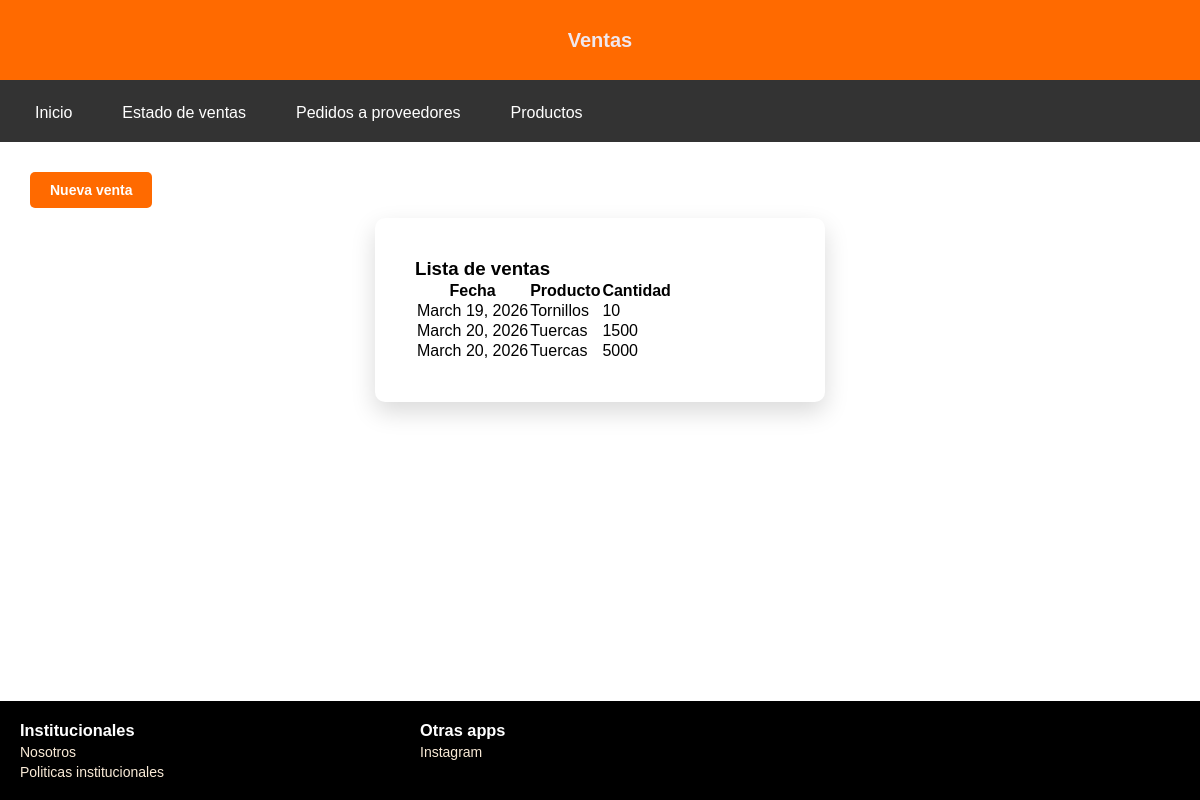
Before: /proyecto/accounts/ventas_gral/ with the older database file.
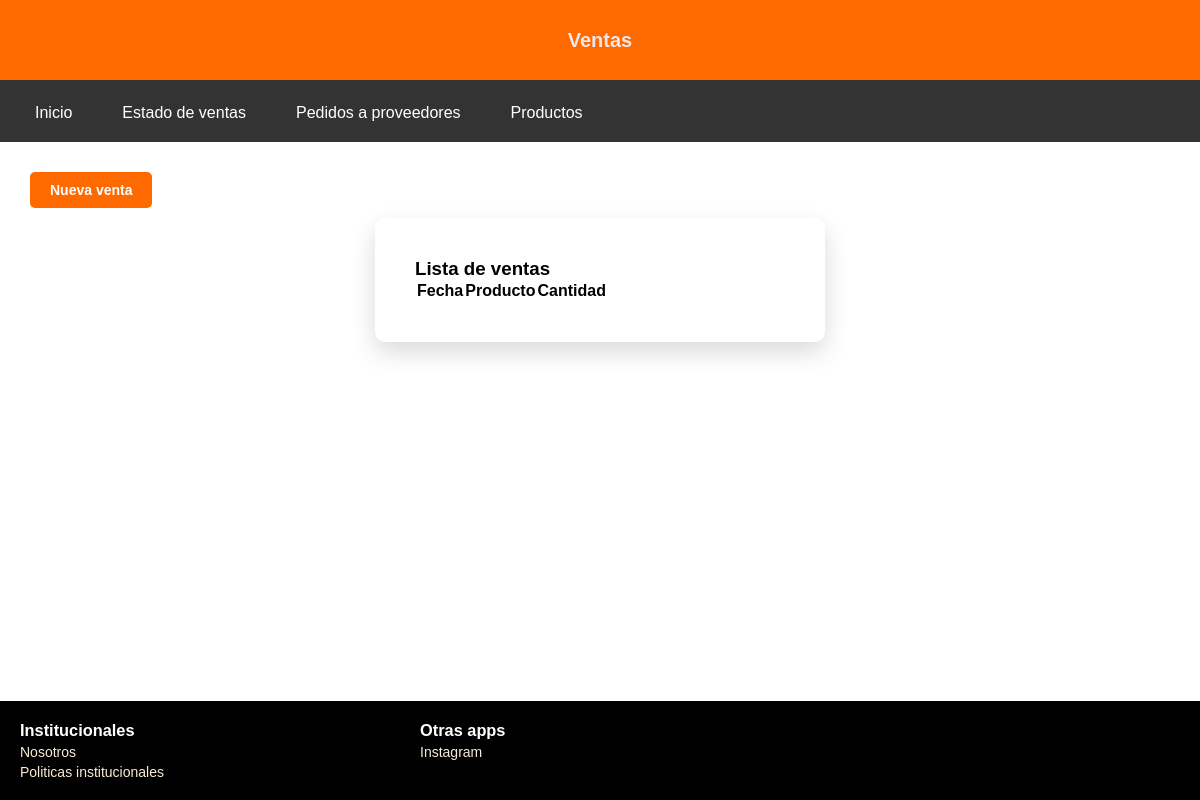
After: the same page with the newer database file.
### accounts/models.py (models this page shows, shortened)
class Venta(models.Model):
    fecha = models.DateField(default=timezone.now)
    producto = models.ForeignKey(Producto, on_delete=models.CASCADE)
    cantidad = models.IntegerField()

class Producto(models.Model):
    producto = models.CharField(max_length=100)
    cantidad = models.IntegerField()
    class Unidad(models.TextChoices):
        UNIDAD = "unidad", "Unidad"
        CAJA = "caja", "Caja"
        METRO = "metro", "Metro"
    unidad = models.CharField(max_length=20, choices=Unidad.choices)
    def __str__(self):
        return self.producto

### accounts/views.py (the view)
# urls.py: path('ventas_gral/', views.ventas_geral, name= "ventas_geral"),
def ventas_geral(request):
    mensaje_error = None
    if request.method == "POST":
        form = NuevaVentaForm(request.POST)
        if form.is_valid():
            producto = form.cleaned_data['producto']
            cantidad = form.cleaned_data['cantidad']
            fecha = form.cleaned_data['fecha']
            if producto.cantidad >= cantidad:
                Venta.objects.create(
                    producto=producto,
                    cantidad=cantidad,
                    fecha = fecha,
                )
                producto.cantidad -= cantidad
                producto.save()
            return redirect('ventas_geral')
        else:
                mensaje_error = "No hay suficiente stock"
    else:
        form = NuevaVentaForm()
    ventas = Venta.objects.all()
    return render(request, "accounts/ventas_geral.html", {
        "form": form,
        "ventas": ventas,
        "error": mensaje_error
    })

### accounts/templates/accounts/ventas_geral.html (shortened to what this page needs)
{% load static %}
<!DOCTYPE html>
<html lang="es">
<head>
    <link rel="stylesheet" href="{% static 'accounts/styles_ventasgeral.css' %}">
</head>
<body>
    <header>
        <h2 class="title">Ventas</h2>
    </header>
        <nav>
        <ul class="menu">
            <li><a href="{% url 'general' %}">Inicio</a></li>
            <li class="dropdown">
                <a href="#">Estado de ventas</a>
            </li>
            <li><a href="{% url 'pedidosprov' %}"> Pedidos a proveedores</a></li>
            <li><a href="{% url 'productos' %}"> Productos</a></li>
        </ul>
    </nav>
    <main>
    <button type="button" class="btn-nuevo" onclick="abrirModal()">
        Nueva venta
    </button>
    <section>
        <h3>Lista de ventas</h3>
        <table>
            <tr>
                <th>Fecha</th>
                <th>Producto</th>
                <th>Cantidad</th>
            </tr>
            {% for v in ventas %}
            <tr>
                <td>{{ v.fecha }}</td>
                <td>{{ v.producto }}</td>
                <td>{{ v.cantidad }}</td>
            </tr>
            {% endfor %}
        </table>
    </section>
</main>
    <footer>
        <div class="institucionales">
            <h3 class="titulo">Institucionales</h3>
                <a href="{% url 'nosotros' %}">Nosotros</a>
                <a href="{% url 'institucionales' %}">Politicas institucionales</a>
        </div>
        <div class="apps">
            <h3 class="titulo">Otras apps</h3>
                <a href="#">Instagram</a>
        </div>
    </footer>
</body>
</html>

Changed rows visible on the page:
removed Venta: fecha "March 19, 2026", producto "Tornillos", cantidad "10"
removed Venta: fecha "March 20, 2026", producto "Tuercas", cantidad "1500"
removed Venta: fecha "March 20, 2026", producto "Tuercas", cantidad "5000"
